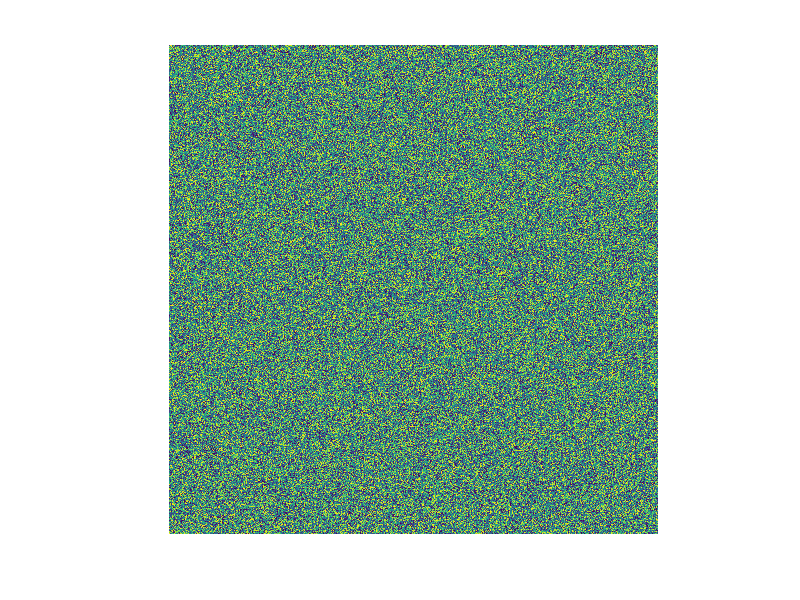

Write MATLAB code to recreate this figure.
function Dg()
    clc;
    try
        close("GROD");
    catch
        fprintf('ere\n')
    end
    figure('name','GROD')
    a = rand(800);
    image(a,'CDataMapping','scaled');
    colorbar off;
    axis off;
    axis equal;
    box off;
%     background none;
end